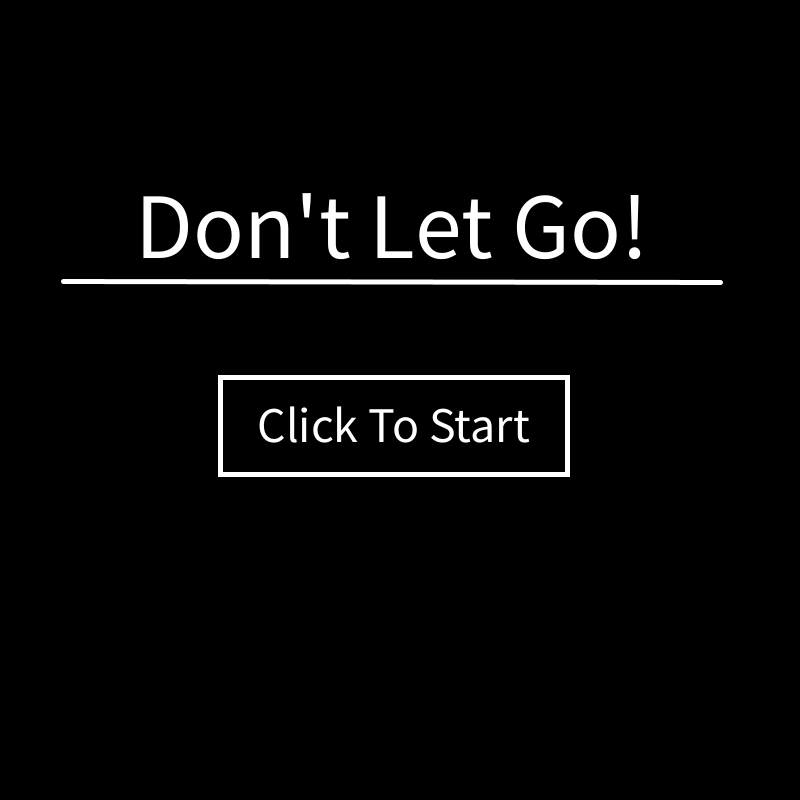
Frame 1 (no input)
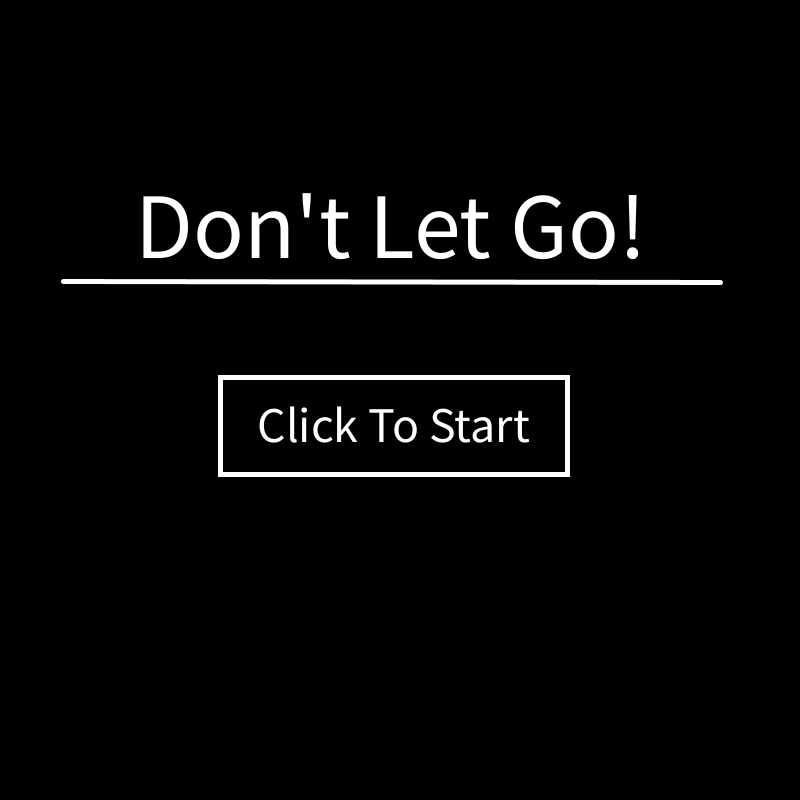
Frame 60 (the mouse pressed at the canvas centre just before this capture)
Frame 120 (the mouse held since frame 60 and released just before this capture): identical to frame 60, image omitted

The Processing sketch that drew these frames (run headless with seeded random() and noise(); from frame 60 on, the mouse is pressed at the canvas centre):

// Processing sketch: sketch_251203a
// ── sketch_251203a.pde


void setup(){
  size(800,800);
}

void draw(){ //Title Screen
  background(0);
  textSize(94);
  text("Don't Let Go!", 135, 258);
  stroke(255);
  strokeWeight(5);
  line(63,281 , 720,282);
  noFill(); // start button box
  rect(220, 377, 347, 97); // box
  textSize(50);
  text("Click To Start", 257, 442);// Start
  
  if (mousePressed){
    println("Mouse is being held");
    
  }
}

  
